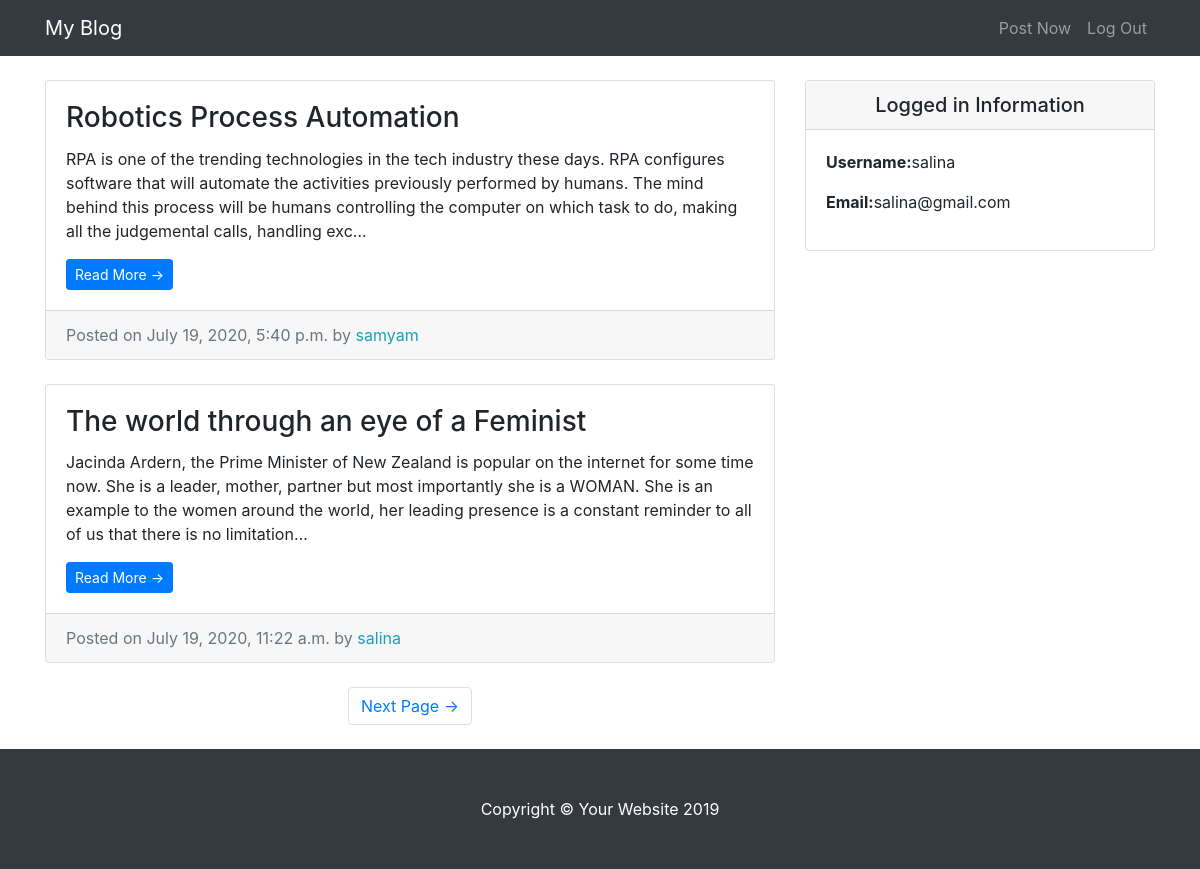
The app's page / (signed in) with its own data.
### blog/models.py (models this page shows, shortened)
class Entry(models.Model):
    entry_title = models.CharField(max_length=50)
    entry_text = models.TextField(default="This is blog")
    entry_date = models.DateTimeField(auto_now_add=True)
    entry_author = models.ForeignKey(User, on_delete=models.CASCADE)
    class Meta:
        verbose_name_plural = "entries"

### blog/views.py (the view)
# urls.py: path('', HomeView.as_view(), name='blog-home'),
class HomeView(LoginRequiredMixin, ListView):
    model = Entry
    template_name = 'entries/index.html'
    context_object_name = "blog_entries"
    ordering = ['-entry_date']
    paginate_by = 2

### blog/templates/entries/index.html (shortened to what this page needs)
{% extends "entries/base.html" %}
{% block content %}
      <div class="col-md-8">
      {% for entry in blog_entries %}
        <div class="card mb-4 mt-4">
          <div class="card-body">
            <h3 class="card-title">{{ entry.entry_title }}</h3>
            <p class="card-text">{{ entry.entry_text|truncatechars:300}}</p>
            <a href="{% url 'entry_detail' entry.pk %}" class="btn btn-primary btn-sm">Read More &rarr;</a>
          </div>
          <div class="card-footer text-muted">
            Posted on {{ entry.entry_date}} by
            <span class= "text-info mr-2">{{ entry.entry_author}}</span>
          </div>
        </div>
      {% endfor %}
      {% if is_paginated %}
        <ul class="pagination justify-content-center mb-4">
            {% if page_obj.has_next %}
          <li class="page-item">
            <a class="page-link" href="?page={{ page_obj.next_page_number }}">Next Page &rarr;</a>
          </li>
        {% endif %}
        </ul>
     {% endif %}
      </div>
{% endblock %}

### blog/templates/entries/base.html (shortened to what this page needs)
{% load static %}
<!DOCTYPE html>
<html lang="en">
<head>
  <link href="{% static 'entries/vendor/bootstrap/css/bootstrap.min.css' %}" rel="stylesheet">
  <link href="{% static 'entries/css/blog-home.css' %}" rel="stylesheet">
</head>
<body>
  <nav class="navbar navbar-expand-lg navbar-dark bg-dark fixed-top">
    <div class="container">
      <a class="navbar-brand" href="{% url 'blog-home' %}">My Blog</a>
      <div class="collapse navbar-collapse" id="navbarResponsive">
        <ul class="navbar-nav ml-auto">
          <li class="nav-item">
            <a class="nav-link" href="{% url 'create_entry' %}">Post Now</a>
          </li>
          <li class="nav-item">
            <a class="nav-link" href="{% url 'logout' %}">Log Out</a>
          </li>
        </ul>
      </div>
    </div>
  </nav>
  <div class="container">
    <div class="row">
        {% block content %} {% endblock %}
    <div class="col-md-4">
      <div class="card my-4">
          <h5 class="card-header text-center">Logged in Information</h5>
          <div class="card-body">
            <ul class="list-unstyled mb-0">
                <li>
                    <p> <strong>Username:</strong>{{ user.username }} </p>
                </li>
                <li>
                    <p> <strong>Email:</strong>{{ user.email }}</p>
                </li>
            </ul>
          </div>
        </div>
      </div>
    </div>
  </div>
  <footer class="py-5 bg-dark">
    <div class="container">
      <p class="m-0 text-center text-white">Copyright &copy; Your Website 2019</p>
    </div>
  </footer>
</body>
</html>

### blog/static/entries/css/blog-home.css (style rules this page uses)
body { padding-top: 56px; }

### records on screen
Entry: entry_title "Robotics Process Automation", entry_text "RPA is one of the trending technologies in the tech industry these days. RPA configures software that will automate the activities previously performed by humans. The mind behind this process will be humans controlling the computer on which task to do, making all the judgemental calls, handling exc…", entry_date "July 19, 2020, 5:40 p.m.", entry_author "samyam"
Entry: entry_title "The world through an eye of a Feminist", entry_text "Jacinda Ardern, the Prime Minister of New Zealand is popular on the internet for some time now. She is a leader, mother, partner but most importantly she is a WOMAN. She is an example to the women around the world, her leading presence is a constant reminder to all of us that there is no limitation…", entry_date "July 19, 2020, 11:22 a.m.", entry_author "salina"

### other values on screen
{{ user.username }} "salina"
{{ user.email }} "salina@gmail.com"
